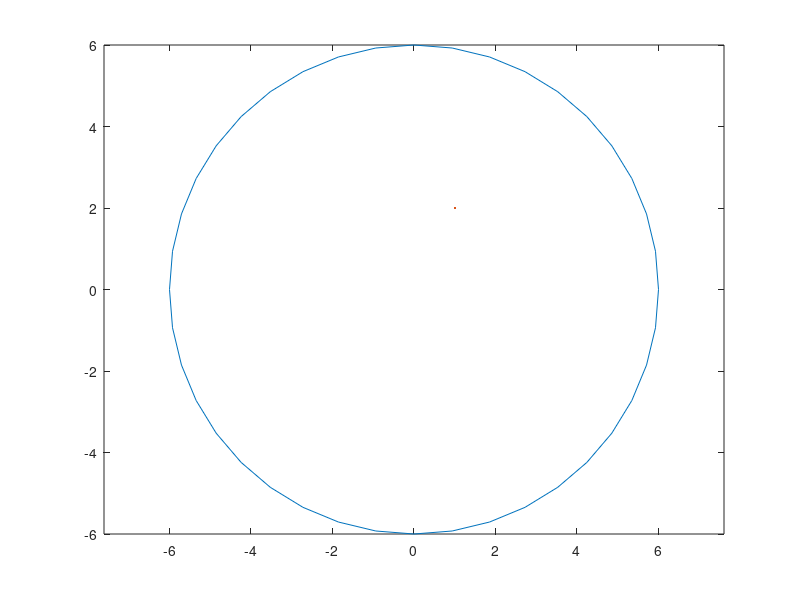

Recreate this plot in MATLAB. (Note: this script raises an error after producing the figure.)
% Define parameters
hr = 6; hor = 6.2;
sr = 15; sar = 4; gar = 4;

th = 0:pi/20:2*pi;

%ts = 0*pi/6; tg = 0*pi/6;
%ts=randi(180)*pi/180;tg=randi(180)*pi/180;

%figure(pos=[0 1000 600 350]); axis equal; hold on;

plot(hr * cos(th),hr * sin(th),LineWidth=2);
axis equal; hold on;
x = sr*cos(ts); y = sr*sin(ts);
u = sar * cos(pi+ts); % convert polar (theta,r) to cartesian
v = sar * sin(pi+ts);
quiver(x,y,u,v,LineWidth=2);

x = hor*cos(tg); y = hor*sin(tg);
u = sar * cos(tg); % convert polar (theta,r) to cartesian
v = sar * sin(tg);
quiver(x,y,u,v,LineWidth=2);

xlim([-15 15]);
ylim([-0.5 15]);
ax = gca; ax.LineWidth = 2; ax.FontName = 'Arial'; ax.FontSize = 12;
title("Where is the sound coming from?",FontSize = 14)
ylabel("Front and back",FontSize=14)
xlabel("Left and right",FontSize=14)

hold off;